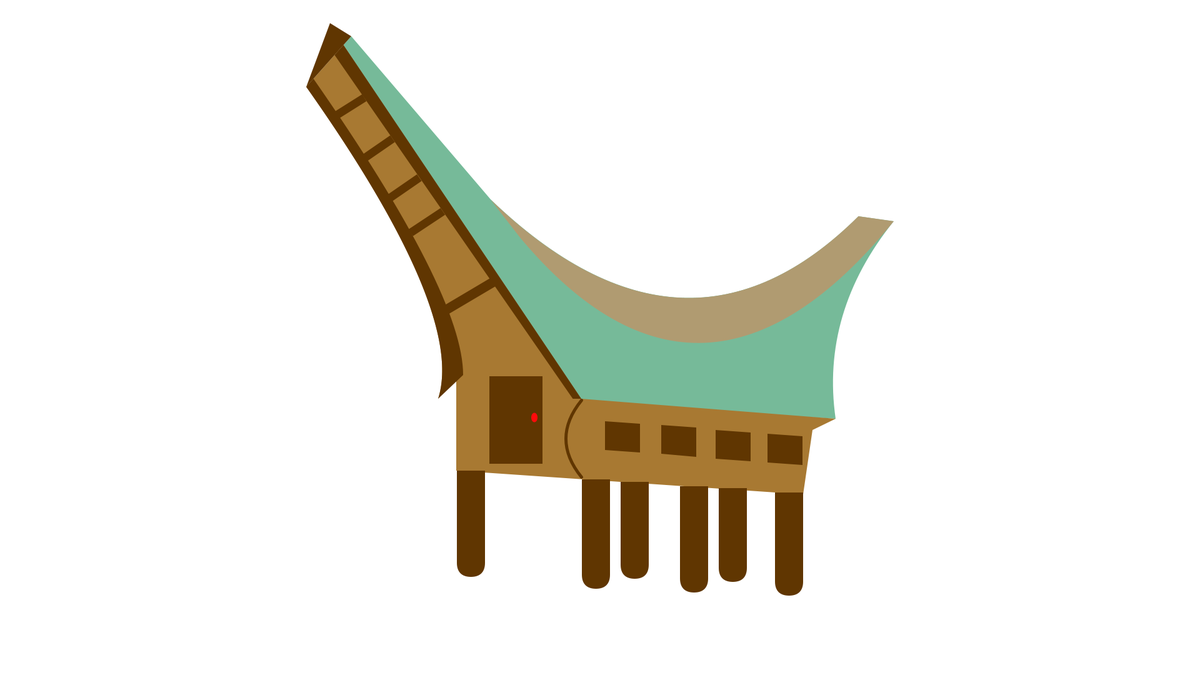
Frame 1 (no input)
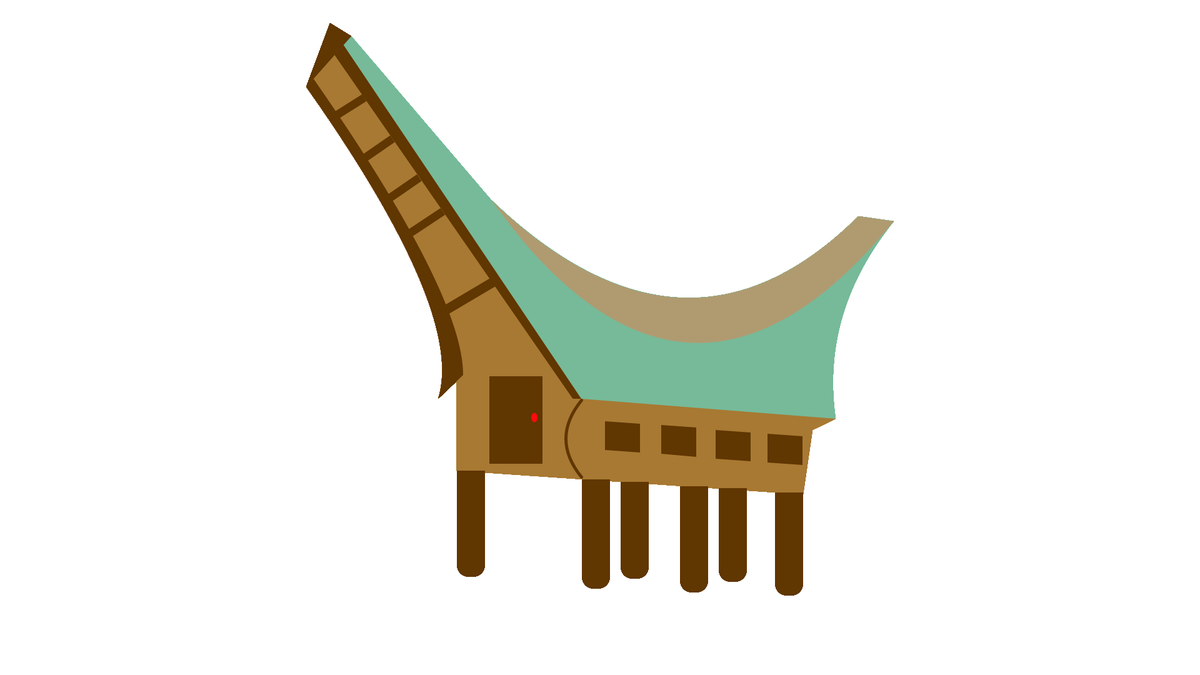
Frame 60 (the mouse pressed at the canvas centre just before this capture)
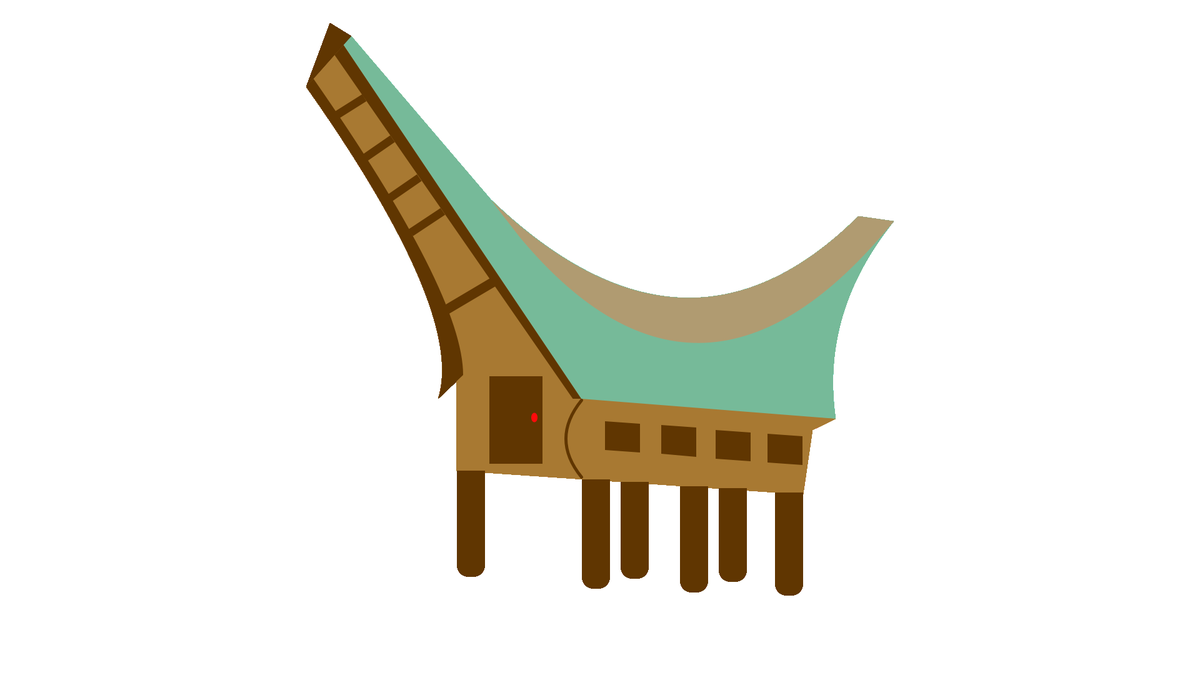
Frame 120 (the mouse held since frame 60 and released just before this capture)

The Processing sketch that drew these frames (run headless with seeded random() and noise(); from frame 60 on, the mouse is pressed at the canvas centre):

// Processing sketch: rumahSulsel
// ── rumahSulsel.pde
void setup() {
  background(#FFFFFF);
  size(1920, 1080);
}

void draw() {
  
  // atap
  beginShape();
  noStroke();
  fill(#76BA99);
  vertex(549.5, 72);
  vertex(562, 58);
  vertex(785, 319);
  // quadraticvertex(titik dilengkungkan, nilai pelengkungan, x akhir, y akhir)
  quadraticVertex(1098, 620, 1373.5, 346);
  vertex(1430, 354);
  quadraticVertex(1312.5, 500, 1337, 670);
  vertex(930, 646);
  endShape(CLOSE); 
  
  // atap genteng
  beginShape();
  noStroke();
  fill(#B09B71);
  vertex(785, 319.5);
  quadraticVertex(1098, 620, 1373.5, 346);
  vertex(1430, 354);
  quadraticVertex(1124.5, 730, 832, 380);
  vertex(785, 319.5); 
  endShape();
  
  
  // depan & badan
  beginShape();
  fill(168, 121, 50);
  vertex(490, 139);
  
  vertex(549.5, 72);
  vertex(930, 638);
  vertex(1337, 670);
  vertex(1300, 688);
  vertex(1285, 791);
  vertex(730, 753);
  vertex(730, 600);
  vertex(701, 638);
  quadraticVertex(745, 500, 490, 139);
  endShape();
  beginShape();
  fill(#603601);
  vertex(490, 139);
  vertex(501.56, 126);
  quadraticVertex(741, 470, 741, 600);
  vertex(741, 600);
  vertex(701, 638);
  quadraticVertex(745, 500, 490, 139);
  endShape();
  // depan
  fill(#603601);
  triangle(490, 139, 562, 58, 528, 37);
  beginShape();
  fill(#603601);
  vertex(535.33, 88);
  vertex(916.5, 638);
  vertex(930, 638);
  vertex(549.56, 72);  
  endShape();
  // kayu didepan
  beginShape();
  fill(#603601);
  vertex(534.69, 179.06);
  vertex(579.45, 150.87);
  vertex(586.38, 161.88);
  vertex(541.62, 190.06);
  endShape();
  beginShape();
  fill(#603601);
  vertex(579.19, 247.79);
  vertex(586.57, 258.49);
  vertex(631.76, 227.33);
  vertex(624.38, 216.62);
  endShape();
  beginShape();
  fill(#603601);
  vertex(619.9, 311.54);
  vertex(627.28, 322.24);
  vertex(674.57, 289.62);
  vertex(667.19, 278.92);
  endShape();
  beginShape();
  fill(#603601);
  vertex(653.39, 367.03);
  vertex(660.78, 377.73);
  vertex(712.24, 343.62);
  vertex(704.86, 332.92);
  endShape();
  beginShape();
  fill(#603601);
  vertex(710, 489.07);
  vertex(705, 510);
  vertex(798.01, 455);
  vertex(792.76, 440);
  endShape();
  
  // END ATAP
  
  
  
  // BADAN RUMAH
  
  // jendela
  beginShape();
  fill(#603601);
  vertex(968, 674);
  vertex(1024, 678);
  vertex(1024, 724);
  vertex(968, 720);
  endShape();
  beginShape();
  fill(#603601);
  vertex(1058, 680);
  vertex(1114, 684);
  vertex(1114, 731);
  vertex(1058, 726);
  endShape();
  beginShape();
  fill(#603601);
  vertex(1145, 688);
  vertex(1201, 692);
  vertex(1201, 738);
  vertex(1145, 734);
  endShape();
  beginShape();
  fill(#603601);
  vertex(1228, 694);
  vertex(1284, 698);
  vertex(1284, 744);
  vertex(1228, 740);
  endShape();
  // END JENDELA
  
  
  beginShape();
  noFill();
  stroke(#603601);
  strokeWeight(5);
  vertex(930, 640);
  //vertex(930, 763);
  quadraticVertex(880, 701.5 , 930, 763);
  endShape();
  
  
  // KAKI RUMAH
  fill(#603601);
  //kanan
  rect(733, 755, 40, 165, 0, 0, 30, 30);
  rect(995, 773, 40, 150, 0, 0, 30, 30);
  rect(1152, 783, 40, 145, 0, 0, 30, 30);
  //kiri
  rect(933, 769, 40, 170, 0, 0, 30, 30);
  rect(1090, 780, 40, 165, 0, 0, 30, 30);
  rect(1242, 790, 40, 160, 0, 0, 30, 30);
  
  // PINTU
  fill(#603601);
  noStroke();
  rect(783, 602, 85, 140);
  fill(#FF0B0B);
  ellipse(855, 668, 10,15);
}
